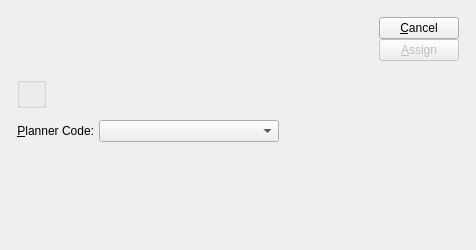
<ui version="4.0" >
 <comment>This file is part of the xTuple ERP: PostBooks Edition, a free and
open source Enterprise Resource Planning software suite,
Copyright (c) 1999-2010 by OpenMFG LLC, d/b/a xTuple.
It is licensed to you under the Common Public Attribution License
version 1.0, the full text of which (including xTuple-specific Exhibits)
is available at www.xtuple.com/CPAL.  By using this software, you agree
to be bound by its terms.</comment>
 <class>assignItemToPlannerCode</class>
 <widget class="QDialog" name="assignItemToPlannerCode" >
  <property name="geometry" >
   <rect>
    <x>0</x>
    <y>0</y>
    <width>476</width>
    <height>250</height>
   </rect>
  </property>
  <property name="windowTitle" >
   <string>Assign Item to Planner Code</string>
  </property>
  <layout class="QVBoxLayout" >
   <property name="spacing" >
    <number>0</number>
   </property>
   <property name="margin" >
    <number>5</number>
   </property>
   <item>
    <layout class="QVBoxLayout" >
     <property name="spacing" >
      <number>12</number>
     </property>
     <property name="margin" >
      <number>12</number>
     </property>
     <item>
      <layout class="QHBoxLayout" >
       <property name="spacing" >
        <number>5</number>
       </property>
       <item>
        <widget class="ItemCluster" name="_item" />
       </item>
       <item>
        <layout class="QHBoxLayout" >
         <property name="spacing" >
          <number>0</number>
         </property>
         <item>
          <spacer name="Spacer33" >
           <property name="orientation" >
            <enum>Qt::Horizontal</enum>
           </property>
           <property name="sizeType" >
            <enum>QSizePolicy::Expanding</enum>
           </property>
           <property name="sizeHint" stdset="0" >
            <size>
             <width>20</width>
             <height>20</height>
            </size>
           </property>
          </spacer>
         </item>
         <item>
          <layout class="QVBoxLayout" >
           <property name="spacing" >
            <number>0</number>
           </property>
           <item>
            <layout class="QVBoxLayout" >
             <property name="spacing" >
              <number>0</number>
             </property>
             <item>
              <widget class="QPushButton" name="_close" >
               <property name="text" >
                <string>&amp;Cancel</string>
               </property>
              </widget>
             </item>
             <item>
              <widget class="QPushButton" name="_assign" >
               <property name="enabled" >
                <bool>false</bool>
               </property>
               <property name="text" >
                <string>&amp;Assign</string>
               </property>
               <property name="default" >
                <bool>true</bool>
               </property>
              </widget>
             </item>
            </layout>
           </item>
           <item>
            <spacer name="Spacer12" >
             <property name="orientation" >
              <enum>Qt::Vertical</enum>
             </property>
             <property name="sizeType" >
              <enum>QSizePolicy::Expanding</enum>
             </property>
             <property name="sizeHint" stdset="0" >
              <size>
               <width>20</width>
               <height>4</height>
              </size>
             </property>
            </spacer>
           </item>
          </layout>
         </item>
        </layout>
       </item>
      </layout>
     </item>
     <item>
      <layout class="QHBoxLayout" >
       <property name="spacing" >
        <number>0</number>
       </property>
       <item>
        <widget class="WarehouseGroup" name="_warehouse" >
         <property name="title" >
          <string/>
         </property>
         <property name="fixedSize" >
          <bool>false</bool>
         </property>
        </widget>
       </item>
       <item>
        <spacer name="Spacer32" >
         <property name="orientation" >
          <enum>Qt::Horizontal</enum>
         </property>
         <property name="sizeType" >
          <enum>QSizePolicy::Expanding</enum>
         </property>
         <property name="sizeHint" stdset="0" >
          <size>
           <width>222</width>
           <height>20</height>
          </size>
         </property>
        </spacer>
       </item>
      </layout>
     </item>
     <item>
      <layout class="QHBoxLayout" >
       <property name="spacing" >
        <number>5</number>
       </property>
       <item>
        <widget class="QLabel" name="_plannerCodeLit" >
         <property name="text" >
          <string>&amp;Planner Code:</string>
         </property>
         <property name="alignment" >
          <set>Qt::AlignRight|Qt::AlignTrailing|Qt::AlignVCenter</set>
         </property>
         <property name="buddy" >
          <cstring>_plannerCode</cstring>
         </property>
        </widget>
       </item>
       <item>
        <widget class="XComboBox" name="_plannerCode" >
         <property name="sizePolicy" >
          <sizepolicy vsizetype="Fixed" hsizetype="Expanding" >
           <horstretch>0</horstretch>
           <verstretch>0</verstretch>
          </sizepolicy>
         </property>
        </widget>
       </item>
       <item>
        <spacer name="horizontalSpacer" >
         <property name="orientation" >
          <enum>Qt::Horizontal</enum>
         </property>
         <property name="sizeHint" stdset="0" >
          <size>
           <width>40</width>
           <height>20</height>
          </size>
         </property>
        </spacer>
       </item>
      </layout>
     </item>
    </layout>
   </item>
   <item>
    <spacer name="Spacer34" >
     <property name="orientation" >
      <enum>Qt::Vertical</enum>
     </property>
     <property name="sizeType" >
      <enum>QSizePolicy::Expanding</enum>
     </property>
     <property name="sizeHint" stdset="0" >
      <size>
       <width>20</width>
       <height>20</height>
      </size>
     </property>
    </spacer>
   </item>
  </layout>
 </widget>
 <layoutdefault spacing="6" margin="11" />
 <pixmapfunction>qPixmapFromMimeSource</pixmapfunction>
 <customwidgets>
  <customwidget>
   <class>ItemCluster</class>
   <extends>QWidget</extends>
   <header>itemcluster.h</header>
   <container>1</container>
  </customwidget>
  <customwidget>
   <class>WarehouseGroup</class>
   <extends>QGroupBox</extends>
   <header>warehousegroup.h</header>
  </customwidget>
  <customwidget>
   <class>XComboBox</class>
   <extends>QComboBox</extends>
   <header>xcombobox.h</header>
  </customwidget>
 </customwidgets>
 <tabstops>
  <tabstop>_item</tabstop>
  <tabstop>_warehouse</tabstop>
  <tabstop>_plannerCode</tabstop>
  <tabstop>_assign</tabstop>
  <tabstop>_close</tabstop>
 </tabstops>
 <resources/>
 <connections>
  <connection>
   <sender>_item</sender>
   <signal>valid(bool)</signal>
   <receiver>_assign</receiver>
   <slot>setEnabled(bool)</slot>
   <hints>
    <hint type="sourcelabel" >
     <x>20</x>
     <y>20</y>
    </hint>
    <hint type="destinationlabel" >
     <x>20</x>
     <y>20</y>
    </hint>
   </hints>
  </connection>
  <connection>
   <sender>_close</sender>
   <signal>clicked()</signal>
   <receiver>assignItemToPlannerCode</receiver>
   <slot>reject()</slot>
   <hints>
    <hint type="sourcelabel" >
     <x>20</x>
     <y>20</y>
    </hint>
    <hint type="destinationlabel" >
     <x>20</x>
     <y>20</y>
    </hint>
   </hints>
  </connection>
 </connections>
</ui>
